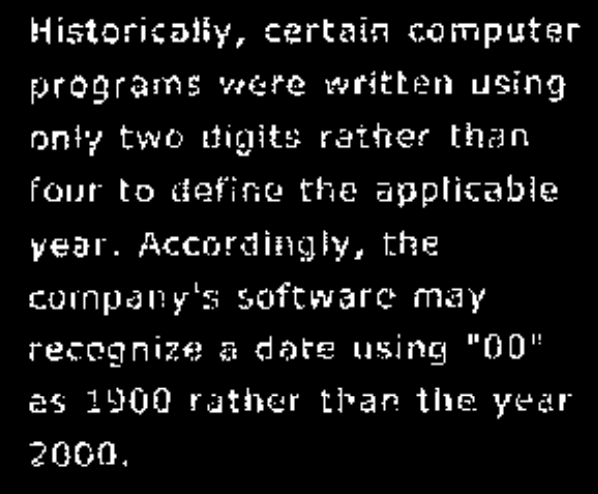
#> input picture Lab9_TestImages/charBinary.bmp, 598 x 494 px, found by its file name
$ python Lab9_ex3.py
#> lines starting #> are read from the running program, lines starting #| are printed output that depends on the picture; after the words box and inside, x2 and y2 are one past the last pixel; in counts of white or black regions, pixels touching at a corner belong together
#!/usr/bin/env python3
# -*- coding: utf-8 -*-
"""
Created on Thu Dec  4 14:33:51 2025

@author: gluppler
"""
import numpy as np
import cv2
from matplotlib import pyplot as plt

sE = np.array([[0,1,0], [1,1,1], [0,1,0]], dtype=np.uint8)

rSE = np.rot90(sE, 2)

img = cv2.imread(r"/Users/gluppler/Downloads/School/test/Lab9_TestImages/charBinary.bmp",0)
#> img is the input picture: shape (494, 598); min 0, max 255, mean 21.3
ret, binary_image = cv2.threshold(img, 127, 255, cv2.THRESH_BINARY)
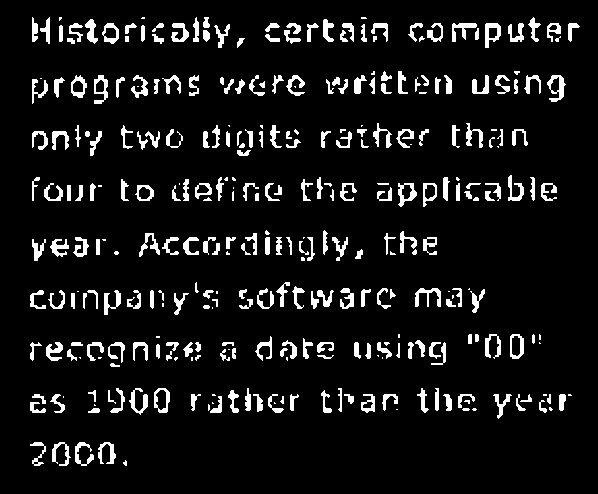
#> binary_image: shape (494, 598); 8.2% white; 330 white regions (68 under 20 px), largest, box (x1, y1, x2, y2) and area: (547, 75, 566, 102) 236, (415, 288, 441, 307) 220, (485, 23, 501, 48) 219
img = binary_image // 255

dil_img = cv2.dilate(img, rSE, iterations = 2)
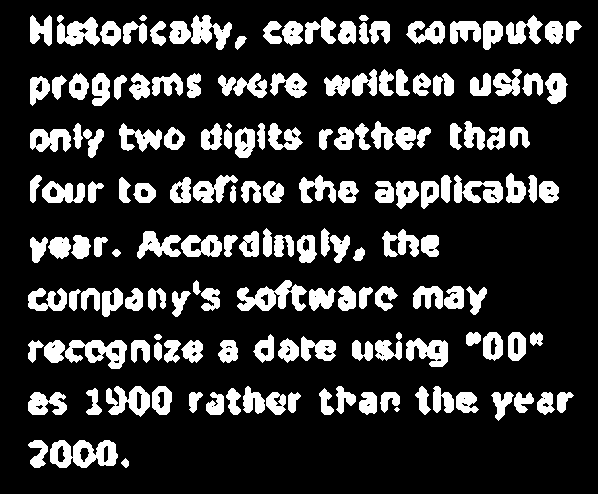
#> dil_img: shape (494, 598); values 0 (black) and 1 (white), 19.1% white; 165 white regions (1 under 20 px), largest, box (x1, y1, x2, y2) and area: (50, 440, 118, 468) 1224, (237, 280, 307, 311) 1137, (65, 340, 127, 369) 986

plt.figure()

plt.subplot(1,2,1)
plt.imshow(img, cmap="gray")
plt.title("Original Image")
plt.axis("off")

plt.subplot(1,2,2)
plt.imshow(dil_img, cmap="gray")
plt.title("Repaired Image")
plt.axis("off")
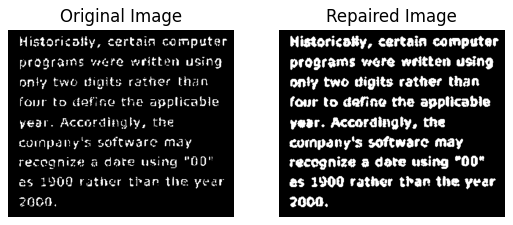
#> figure drawn by matplotlib, 2 panels
